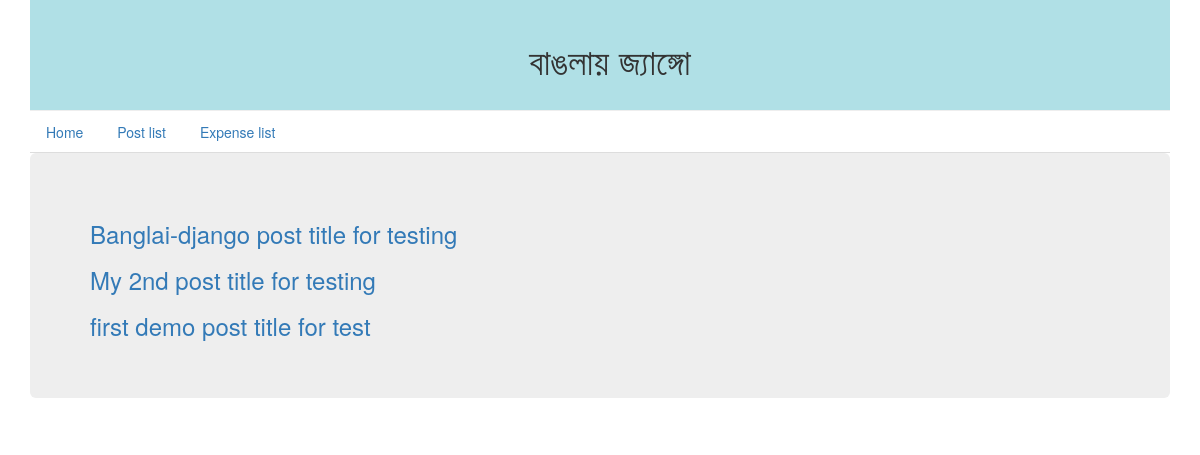
/blog/post-list/, run on the app's committed database.
### blog_post/models.py (models this page shows, shortened)
class Post(models.Model):
    title = models.CharField(max_length=100)
    description = models.TextField()

### blog_post/views.py (the view)
# urls.py: path('post-list/', views.post_list, name='post-list'),
def post_list(request):
    post_list = Post.objects.all()
    return render(request, 'post_list.html', {'post_list': post_list})

### templates/post_list.html
{% extends 'base.html' %}
{% block content %}
            {% for post in post_list %}
                <h3><a href="{% url 'single-post' post.pk %}">{{ post.title }}</a></h3>
            {% endfor %}
{% endblock %}

### data on the page
Post: title "Banglai-django post title for testing"
Post: title "My 2nd post title for testing"
Post: title "first demo post title for test"
